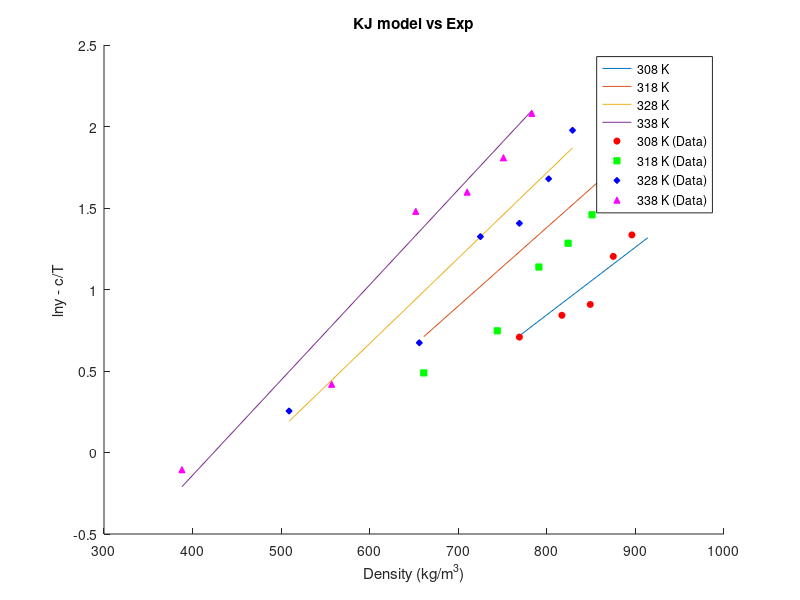
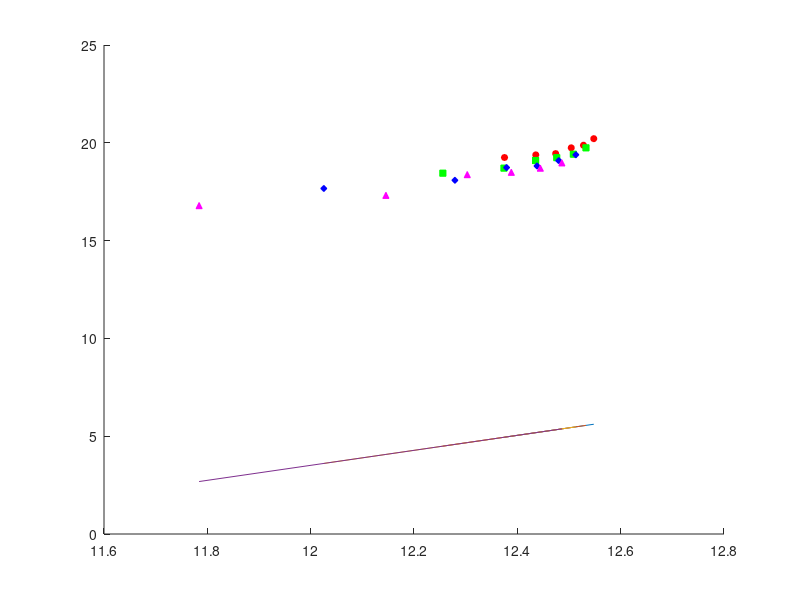

Reproduce these figures in MATLAB, in order.
clear;
% SC CO2 Thermo info
T_c_CO2 = 304.18;       % Critical Temp [Kelvin]
P_c_CO2 = 73.8;         % Critical Pressure [bar]
omega_CO2 = 0.225;      % Omega [-]

% Drug Thermo info
T_c_drug = 1149.5;      % Critical Temp [Kelvin]
P_c_drug = 10.57;       % Critical Pressure [bar]
omega_drug = 2.0964;    % Omega [-]

% Genral info
T = [308 318 328 338];              % Temp range
P = 1:1:300;                        % Pressure range from 1 to 300 bar with step of 1
k_ij = [0.103 0.117 0.126 0.134];   % Binary interaction parameter for PR/KM EoS
R = 8.314;                          % Gas Constant [J/mol·K]

Mw_drug = 598.5;
Mw_CO2 = 44.01;
Mw_methanol = 32.04;

rho_CO2 =   [769 817 849 875 896 914;
            661 744 791 824 851 872;
            509 656 725 769 802 829;
            388 557 652 710 751 783];               % Density [kg/m3]

y_b =   [2.03 2.32 2.48 3.33 3.80 5.32;
        1.63 2.11 3.12 3.61 4.30 5.96;
        1.29 1.96 3.76 4.08 5.36 7.22;
        0.90 1.52 4.39 4.94 6.10 8.01];        % mole fraction

ln_y_b = log(y_b);

% KJ Model info
a_KJ = -2.4761;
b_KJ = [0.0041509,0.0048209,0.0052409,0.0058409];
c_KJ = -4550.5306;

ln_y_KJ = zeros(4,6);
ln_y_KJ_cT = zeros(4,6);

for n=1:4
    for i=1:6
        ln_y_KJ(n,i) = a_KJ + b_KJ(n)*rho_CO2(n,i) + c_KJ/T(n);
        ln_y_KJ_cT(n,i) = ln_y_KJ(n,i) - c_KJ/T(n);

    end
end

figure(1);
hold on;

% Plot lines
plot(rho_CO2(1,:), ln_y_KJ_cT(1,:), 'DisplayName', '308 K');
plot(rho_CO2(2,:), ln_y_KJ_cT(2,:), 'DisplayName', '318 K');
plot(rho_CO2(3,:), ln_y_KJ_cT(3,:), 'DisplayName', '328 K');
plot(rho_CO2(4,:), ln_y_KJ_cT(4,:), 'DisplayName', '338 K');

% Scatter points
scatter(rho_CO2(1,:), ln_y_b(1,:), 20, 'r', 'o', 'MarkerFaceColor', 'r', 'DisplayName', '308 K (Data)');
scatter(rho_CO2(2,:), ln_y_b(2,:), 20, 'g', 's', 'MarkerFaceColor', 'g', 'DisplayName', '318 K (Data)');
scatter(rho_CO2(3,:), ln_y_b(3,:), 20, 'b', 'd', 'MarkerFaceColor', 'b', 'DisplayName', '328 K (Data)');
scatter(rho_CO2(4,:), ln_y_b(4,:), 20, 'm', '^', 'MarkerFaceColor', 'm', 'DisplayName', '338 K (Data)');

xlabel('Density (kg/m^3)');
ylabel('lny - c/T');

legend('Location', 'best');
title('KJ model vs Exp');



% GM Model info
a_GM = -42.5;
b_GM = -5710.4987;
c_GM = 3.8342;


ln_y_GM = zeros(4,6);
ln_y_GM_bT = zeros(4,6);
ln_rho_T = zeros(4,6);

ln_y_b_GM = zeros(4,6);

for n=1:4
    for i=1:6
        ln_y_GM(n,i) = a_GM + (b_GM/T(n)) + c_GM*log(rho_CO2(n,i)*T(n));
        ln_y_GM_bT(n,i) = ln_y_GM(n,i) - b_GM/T(n);
        ln_rho_T(n,i) = log(rho_CO2(n,i)*T(n));
        ln_y_b_GM(n,i) = ln_y_b(n,i) - b_GM/T(n);
    end
end

figure(2);
hold on;
plot(ln_rho_T(1,:), ln_y_GM_bT(1,:), 'DisplayName', '308 K');
plot(ln_rho_T(2,:), ln_y_GM_bT(2,:), 'DisplayName', '318 K');
plot(ln_rho_T(3,:), ln_y_GM_bT(3,:), 'DisplayName', '328 K');
plot(ln_rho_T(4,:), ln_y_GM_bT(4,:), 'DisplayName', '338 K');

% Scatter points
scatter(ln_rho_T(1,:), ln_y_b_GM(1,:), 20, 'r', 'o', 'MarkerFaceColor', 'r', 'DisplayName', '308 K (Data)');
scatter(ln_rho_T(2,:), ln_y_b_GM(2,:), 20, 'g', 's', 'MarkerFaceColor', 'g', 'DisplayName', '318 K (Data)');
scatter(ln_rho_T(3,:), ln_y_b_GM(3,:), 20, 'b', 'd', 'MarkerFaceColor', 'b', 'DisplayName', '328 K (Data)');
scatter(ln_rho_T(4,:), ln_y_b_GM(4,:), 20, 'm', '^', 'MarkerFaceColor', 'm', 'DisplayName', '338 K (Data)');

% Chrastil Model info
a_Chrastil = 4.5889;
b_Chrastil = -12.7501;
c_Chrastil = -6759.0921;

% Bartle et al. Model info
a_Bartle = 13.2886;
b_Bartle = 9.0827;
c_Bartle = -6845.6966;

% Sung-Shim Model info
a_Sung = 5.7399;
b_Sung = -606.0322;
c_Sung = -447.5124;
d_Sung = -36.8120;

% Bian et al model info
a_Bian = 4.2910;
b_Bian = -4806.5989;
c_Bian = 0.0355;
d_Bian = -1.0456;
e_Bian = -9.5861*10^4;

% Sodeifian model info
a_Sodeifian = -16.8909;
b_Sodeifian = -13.0866*10^3;
c_Sodeifian = 1.4181;
d_Sodeifian = 1.1071*10^3;
e_Sodeifian = -2.9406*10^3;
f_Sodeifian = -838.2700;
